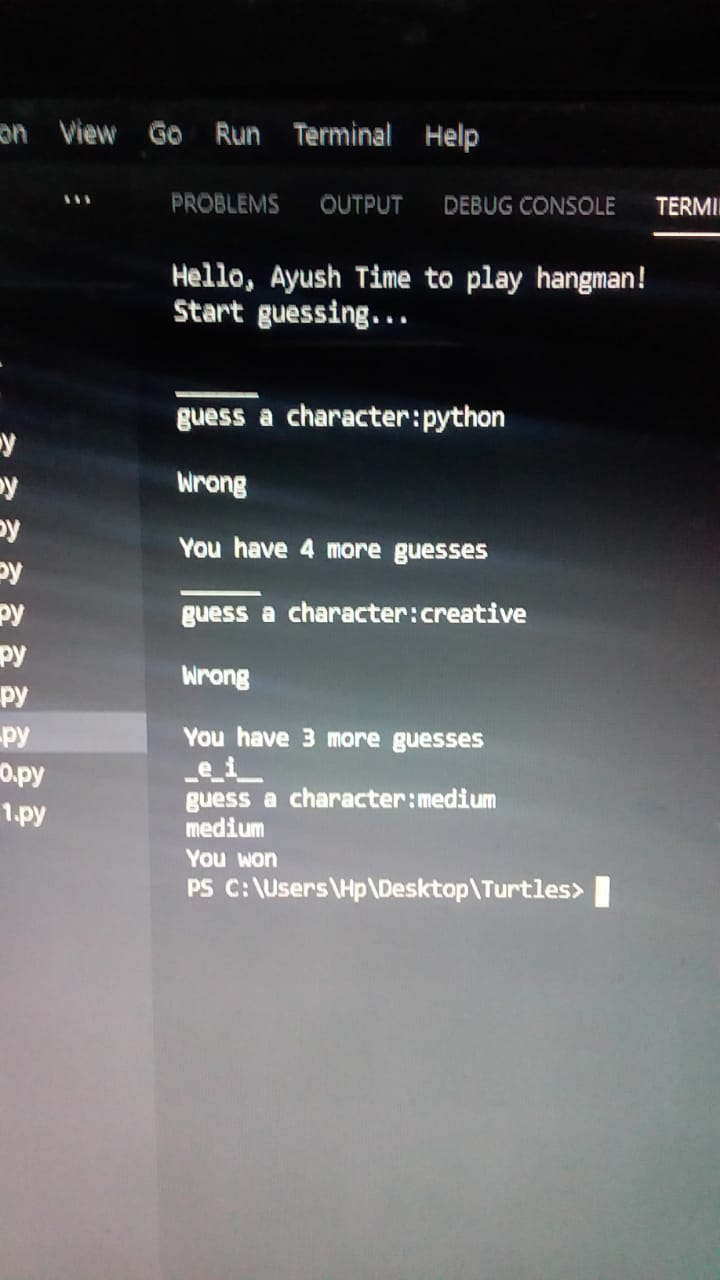
#> input picture WhatsApp Image 2021-01-19 at 17.51.43.jpeg, 720 x 1280 px
$ python ORB_Algorithm.py
#> lines starting #> are read from the running program, lines starting #| are printed output that depends on the picture; after the words box and inside, x2 and y2 are one past the last pixel; in counts of white or black regions, pixels touching at a corner belong together
import cv2
import numpy as np

# Load the image
path = input('Enter the path of the image: ')
#> the answer given: ../WhatsApp Image 2021-01-19 at 17.51.43.jpeg
image = cv2.imread(path)
#> image is the input picture: shape (1280, 720, 3); mean B, G, R 92.6, 91.1, 90.2
path2 = input('Enter the path for testing image: ')
#> the answer given: ../pic1 (1).jpeg
test_image = cv2.imread(path2)
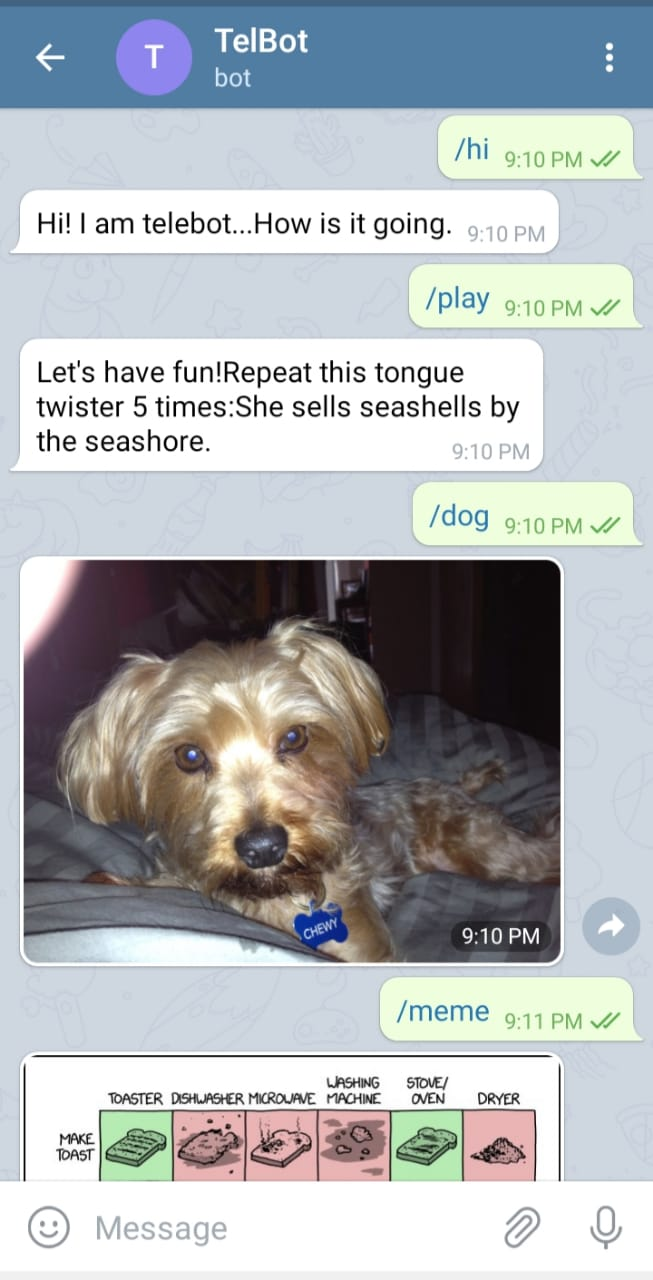
#> input picture pic1 (1).jpeg, 653 x 1280 px
#> test_image is the input picture: shape (1280, 653, 3); mean B, G, R 183.2, 180.4, 176.1

# Resizing the image
image = cv2.resize(image, (600, 600))
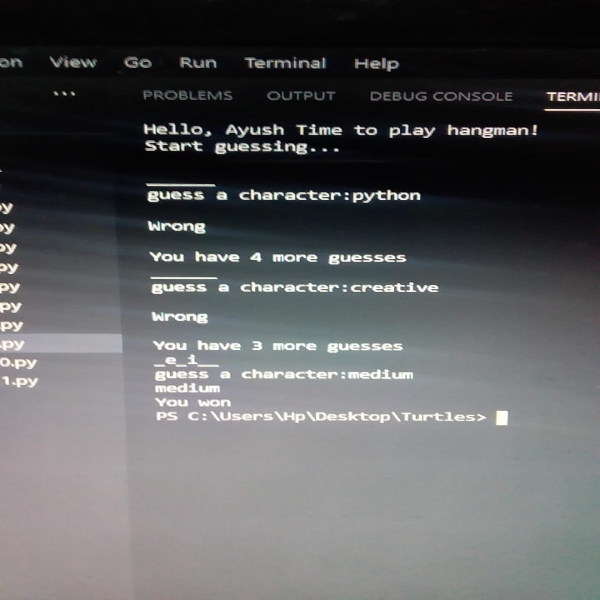
#> image: shape (600, 600, 3); mean B, G, R 92.6, 91.1, 90.2
test_image = cv2.resize(test_image, (600, 600))
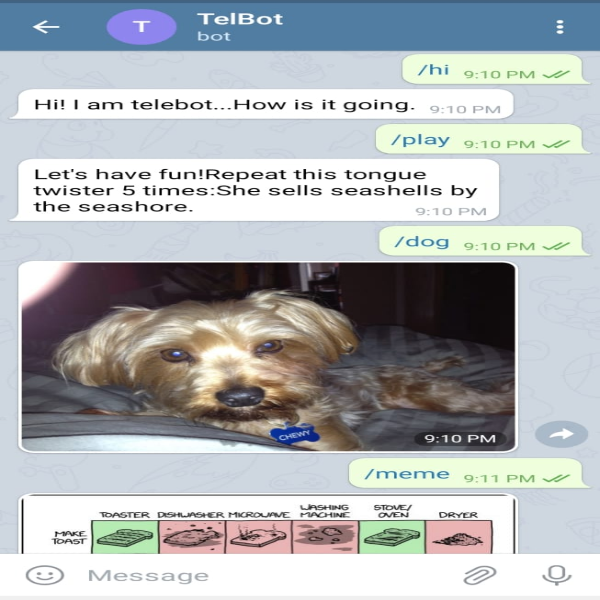
#> test_image: shape (600, 600, 3); mean B, G, R 183.2, 180.3, 176.1

# Convert the image to gray scale
gray = cv2.cvtColor(image, cv2.COLOR_RGB2GRAY)
test_gray = cv2.cvtColor(test_image, cv2.COLOR_RGB2GRAY)
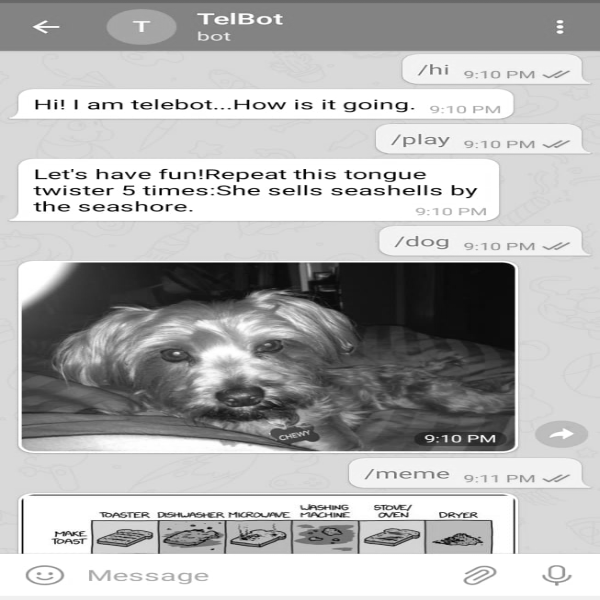
#> test_gray: shape (600, 600); min 0, max 255, mean 180.7

# Display the given and test image
image_stack = np.concatenate((image, test_image), axis=1)
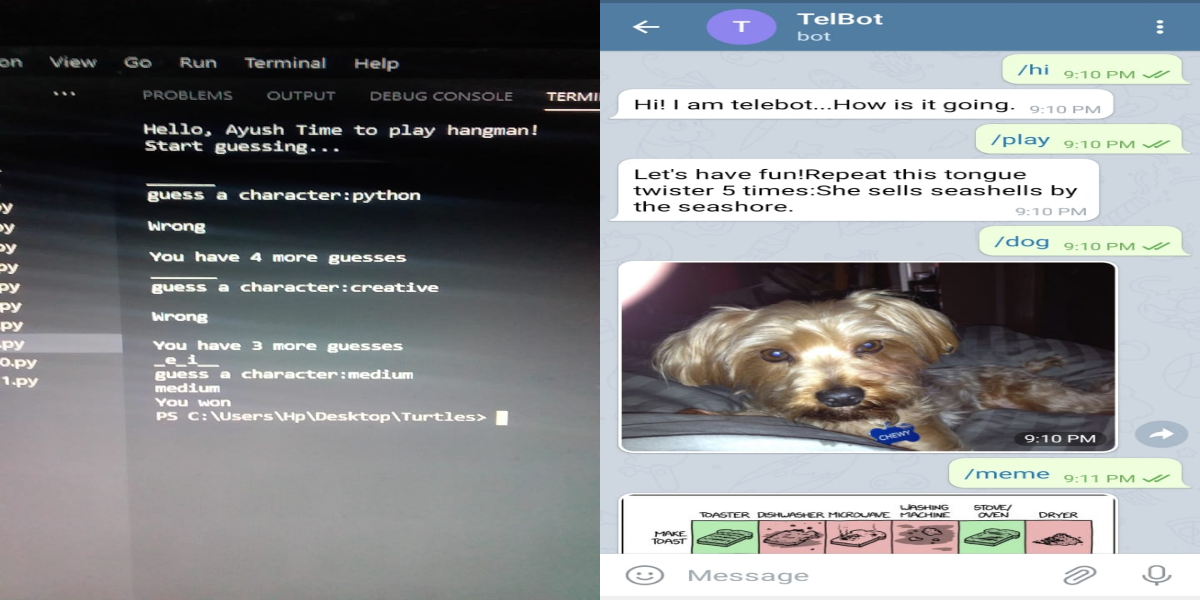
#> image_stack: shape (600, 1200, 3); mean B, G, R 137.9, 135.7, 133.1
cv2.imshow('image VS test_image', image_stack)

# Implementing the ORB alogorithm
orb = cv2.ORB_create()

train_keypoints, train_descriptor = orb.detectAndCompute(gray, None)
#> train_keypoints = 500 keypoints; strongest (x, y, size): (404, 196, 31), (402, 196, 31), (164, 194, 37.2), (164, 195, 31)
test_keypoints, test_descriptor = orb.detectAndCompute(test_gray, None)
#> test_keypoints = 500 keypoints; strongest (x, y, size): (384, 175, 31), (217, 172, 31), (191, 106, 31), (124, 188, 31)

keypoints = np.copy(image)

cv2.drawKeypoints(image, train_keypoints, keypoints, color=(0, 255, 0))
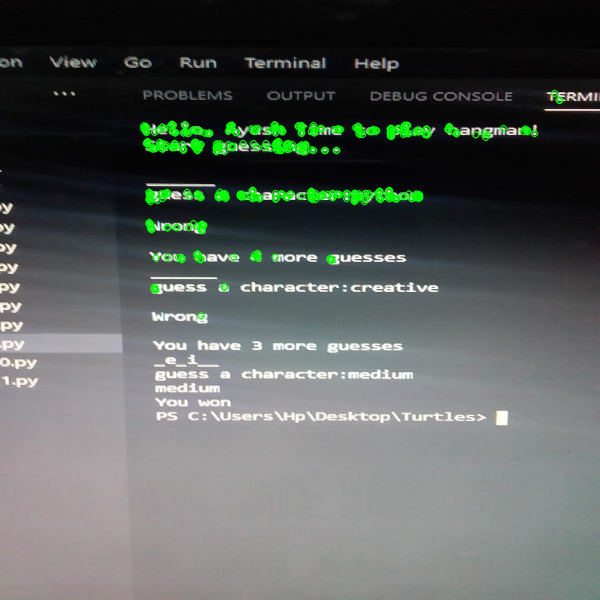
#> keypoints: shape (600, 600, 3); 2.59% of pixels changed, all inside (x1, y1, x2, y2) = (139, 89, 564, 320)

# Display image with keypoints
cv2.imshow('keypoints', keypoints)
# Print the number of keypoints detected in the given image
print("Number of Keypoints Detected In The Image: ", len(train_keypoints))
#| Number of Keypoints Detected In The Image:  500

# Create a Brute Force Matcher object.
bf = cv2.BFMatcher(cv2.NORM_HAMMING, crossCheck=True)

# Perform the matching between the ORB descriptors of the training image and the test image
matches = bf.match(train_descriptor, test_descriptor)
#> matches = 102 matches

# The matches with shorter distance are the ones we want.
matches = sorted(matches, key=lambda x: x.distance)

result = cv2.drawMatches(image, train_keypoints, test_image,
                         test_keypoints, matches, test_gray, flags=2)
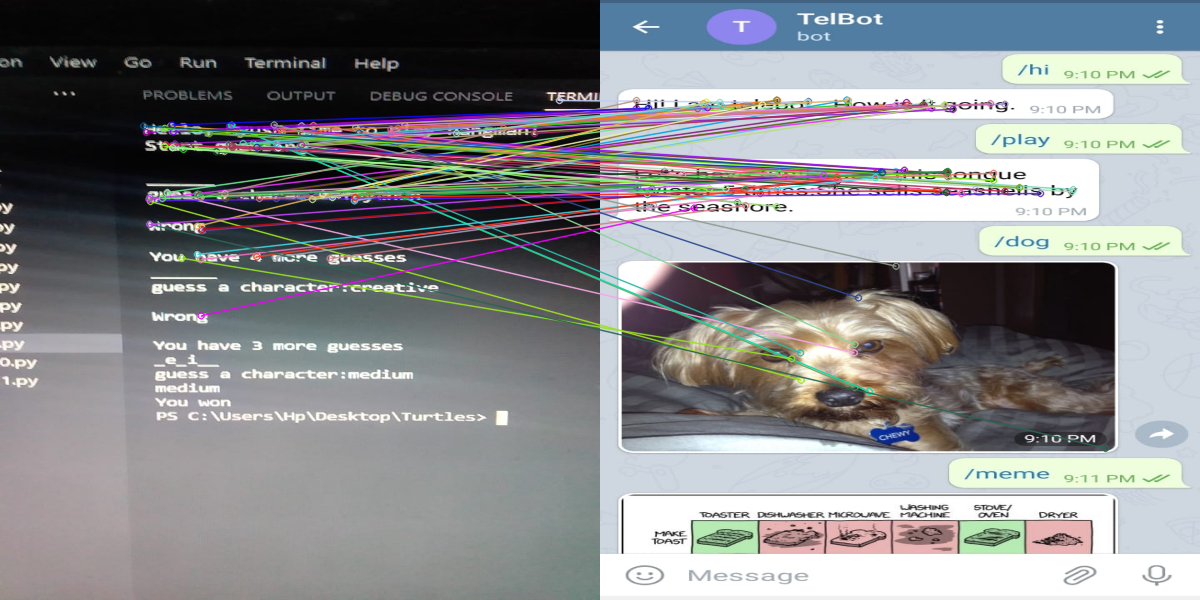
#> result: shape (600, 1200, 3); mean B, G, R 139.6, 137.1, 135.6

# Display the best matching points
cv2.imshow('result', result)

# Naming the output image
image_name = path.split(r'/')
image_path = image_name[-1].split('.')
output = r"./ORB Algorithm/" + image_path[0] + "(featureMatched).jpg"
cv2.imwrite(output, result)

# Print total number of matching points between the training and query images
print("\nNumber of Matching Keypoints Between The input image and Test Image: ", len(matches))
#| Number of Matching Keypoints Between The input image and Test Image:  102
cv2.waitKey(0)
cv2.destroyAllWindows()
